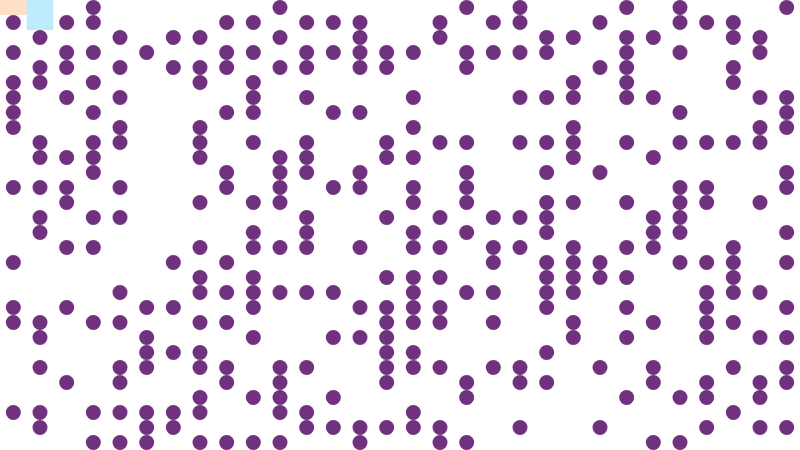
Frame 1 (no input)
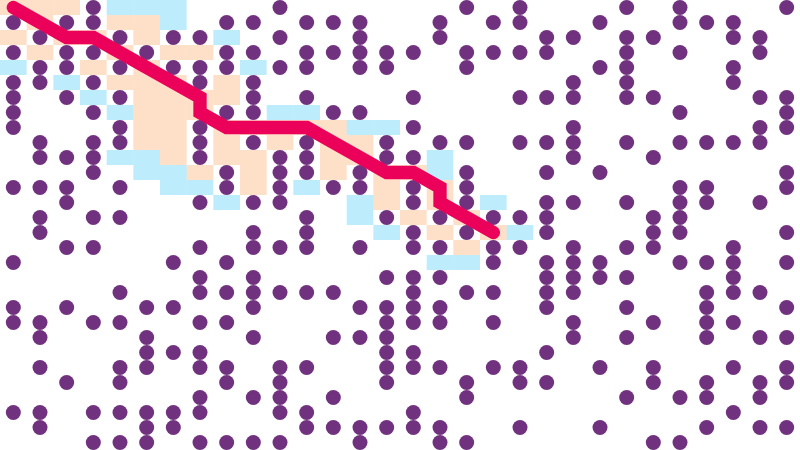
Frame 60 (no input)
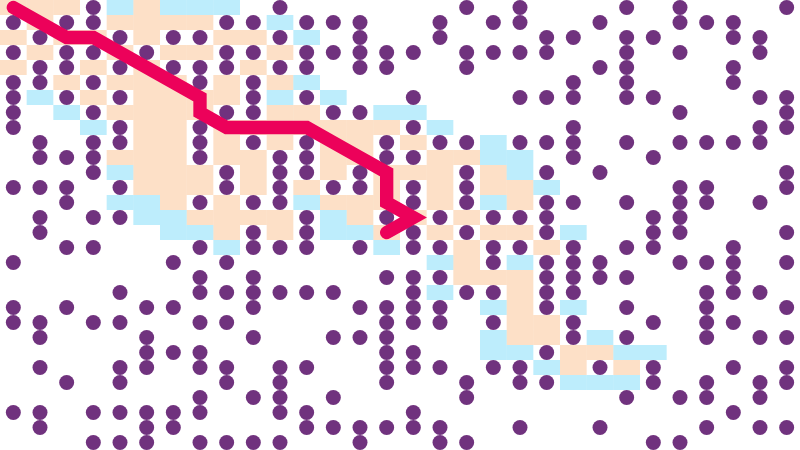
Frame 120 (the mouse pressed at the canvas centre since frame 60)

The p5.js sketch that drew these frames (run headless with seeded random() and noise() and a simulated clock; from frame 60 on, the mouse is pressed at the canvas centre):

// p5.js sketch
// ── sketch.js
// Daniel Shiffman
// http://codingtra.in
// http://patreon.com/codingtrain
// Part 1: https://youtu.be/aKYlikFAV4k
// Part 2: https://youtu.be/EaZxUCWAjb0
// Part 3: https://youtu.be/jwRT4PCT6RU

// Function to delete element from the array
function removeFromArray(arr, elt) {
  // Could use indexOf here instead to be more efficient
  for (var i = arr.length - 1; i >= 0; i--) {
    if (arr[i] == elt) {
      arr.splice(i, 1);
    }
  }
}

// An educated guess of how far it is between two points
function heuristic(a, b) {
  var d = dist(a.i, a.j, b.i, b.j);
  // var d = abs(a.i - b.i) + abs(a.j - b.j);
  return d;
}

// How many columns and rows?
// var cols = 50;
// var rows = 50;
var cols = 30;
var rows = 30;

// This will be the 2D array
var grid = new Array(cols);

// Open and closed set
var openSet = [];
var closedSet = [];

// Start and end
var start;
var end;

// Width and height of each cell of grid
var w, h;

// The road taken
var path = [];

function setup() {
  createCanvas(800, 450);
  console.log('A*');

  // Grid cell size
  w = width / cols;
  h = height / rows;

  // Making a 2D array
  for (var i = 0; i < cols; i++) {
    grid[i] = new Array(rows);
  }

  for (var i = 0; i < cols; i++) {
    for (var j = 0; j < rows; j++) {
      grid[i][j] = new Spot(i, j);
    }
  }

  // All the neighbors
  for (var i = 0; i < cols; i++) {
    for (var j = 0; j < rows; j++) {
      grid[i][j].addNeighbors(grid);
    }
  }


  // Start and end
  start = grid[0][0];
  end = grid[cols - 1][rows - 1];
  start.wall = false;
  end.wall = false;

  // openSet starts with beginning only
  openSet.push(start);
}

function draw() {

  // Am I still searching?
  if (openSet.length > 0) {

    // Best next option
    var winner = 0;
    for (var i = 0; i < openSet.length; i++) {
      if (openSet[i].f < openSet[winner].f) {
        winner = i;
      }
    }
    var current = openSet[winner];

    // Did I finish?
    if (current === end) {
      noLoop();
      console.log("DONE!");
    }

    // Best option moves from openSet to closedSet
    removeFromArray(openSet, current);
    closedSet.push(current);

    // Check all the neighbors
    var neighbors = current.neighbors;
    for (var i = 0; i < neighbors.length; i++) {
      var neighbor = neighbors[i];

      // Valid next spot?
      if (!closedSet.includes(neighbor) && !neighbor.wall) {
        var tempG = current.g + heuristic(neighbor, current);

        // Is this a better path than before?
        var newPath = false;
        if (openSet.includes(neighbor)) {
          if (tempG < neighbor.g) {
            neighbor.g = tempG;
            newPath = true;
          }
        } else {
          neighbor.g = tempG;
          newPath = true;
          openSet.push(neighbor);
        }

        // Yes, it's a better path
        if (newPath) {
          neighbor.h = heuristic(neighbor, end);
          neighbor.f = neighbor.g + neighbor.h;
          neighbor.previous = current;
        }
      }

    }
    // Uh oh, no solution
  } else {
    console.log('no solution');
    noLoop();
    return;
  }

  // Draw current state of everything
  background(255);

  for (var i = 0; i < cols; i++) {
    for (var j = 0; j < rows; j++) {
      grid[i][j].show();
    }
  }

  for (var i = 0; i < closedSet.length; i++) {
    closedSet[i].show(color(248, 158, 79, 80));
  }

  for (var i = 0; i < openSet.length; i++) {
    openSet[i].show(color(45, 197, 244, 80));
  }


  // Find the path by working backwards
  path = [];
  var temp = current;
  path.push(temp);
  while (temp.previous) {
    path.push(temp.previous);
    temp = temp.previous;
  }


  // for (var i = 0; i < path.length; i++) {
  // path[i].show(color(0, 0, 255));
  //}

  // Drawing path as continuous line
  noFill();
  stroke(236,1,90);
  strokeWeight(w / 2);
  beginShape();
  for (var i = 0; i < path.length; i++) {
    vertex(path[i].i * w + w / 2, path[i].j * h + h / 2);
  }
  endShape();



}
// ── spot.js
// Daniel Shiffman
// http://codingtra.in
// http://patreon.com/codingtrain
// Part 1: https://youtu.be/aKYlikFAV4k
// Part 2: https://youtu.be/EaZxUCWAjb0
// Part 3: https://youtu.be/jwRT4PCT6RU

// An object to describe a spot in the grid
function Spot(i, j) {

  // Location
  this.i = i;
  this.j = j;

  // f, g, and h values for A*
  this.f = 0;
  this.g = 0;
  this.h = 0;

  // Neighbors
  this.neighbors = [];

  // Where did I come from?
  this.previous = undefined;

  // Am I a wall?
  this.wall = false;
  if (random(1) < 0.4) {
    this.wall = true;
  }

  // Display me
  this.show = function(col) {
    if (this.wall) {
      fill(112, 50, 126);
      noStroke();
     // ellipse(this.i * w + w / 2, this.j * h + h / 2, w / 2, h / 2);
      ellipse(this.i * w + w / 2, this.j * h + h / 2, 15, 15);
    } else if (col) {
      fill(col);
      rect(this.i * w, this.j * h, w, h);
    }
  }

  // Figure out who my neighbors are
  this.addNeighbors = function(grid) {
    var i = this.i;
    var j = this.j;
    if (i < cols - 1) {
      this.neighbors.push(grid[i + 1][j]);
    }
    if (i > 0) {
      this.neighbors.push(grid[i - 1][j]);
    }
    if (j < rows - 1) {
      this.neighbors.push(grid[i][j + 1]);
    }
    if (j > 0) {
      this.neighbors.push(grid[i][j - 1]);
    }
    if (i > 0 && j > 0) {
      this.neighbors.push(grid[i - 1][j - 1]);
    }
    if (i < cols - 1 && j > 0) {
      this.neighbors.push(grid[i + 1][j - 1]);
    }
    if (i > 0 && j < rows - 1) {
      this.neighbors.push(grid[i - 1][j + 1]);
    }
    if (i < cols - 1 && j < rows - 1) {
      this.neighbors.push(grid[i + 1][j + 1]);
    }
  }
}
